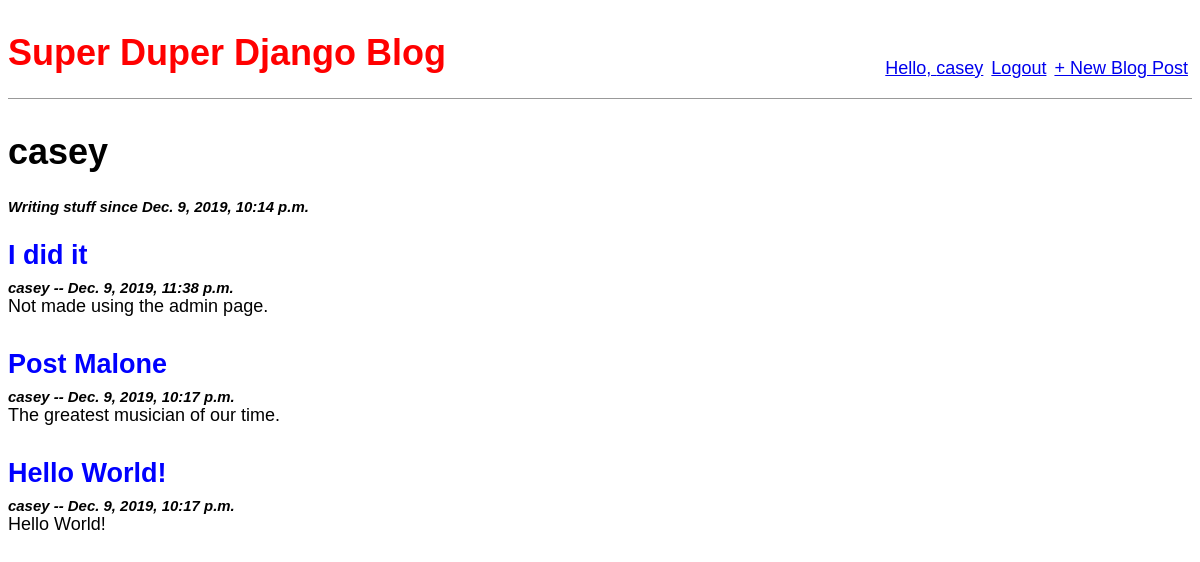
Screenshot of /user/casey/ (signed in) with the database file from the repository.
### posts/models.py (models this page shows, shortened)
class Post(models.Model):
    title = models.CharField(max_length=200)
    author = models.ForeignKey('auth.User', on_delete=models.CASCADE)
    created = models.DateTimeField(auto_now_add=True)
    updated = models.DateTimeField(auto_now=True)
    body = models.TextField()
    class Meta:
        ordering = ['-created']

### users/views.py (the view)
# urls.py: path('<str:username>/', views.UserProfileView.as_view(), name='profile')
class UserProfileView(generic.DetailView):
    model = User
    template_name = 'user_profile.html'
    def get_object(self):
        return get_object_or_404(User, username=self.kwargs['username'])

### templates/user_profile.html
{% extends 'base.html' %}
{% block content %}
<h1>{{ object.username }}</h1>
<h5><em>Writing stuff since {{ object.date_joined }}</em></h5>
{% for post in object.post_set.all %}
    <div class="post-entry">
        <h2><a href="{% url 'posts:detail' post.id %}">{{ post.title }}</a></h2>
        <h5><em>{{ post.author.username }} -- {{ post.created }}</em></h5>
        <p>{{ post.body }}</p>
    </div>
{% endfor %}
{% endblock content %}

### templates/base.html (shortened to what this page needs)
{% load static %}
<!DOCTYPE html>
<html>
    <head>
        <link rel="stylesheet" href="{% static 'css/base.css' %}">
    </head>
    <body>
        <header>
            <div class="nav-left"><h1><a href="{% url 'posts:home' %}">Super Duper Django Blog</h1>
            </div>
            <div class="nav-right">
                {% if user.is_authenticated %}
                <p>Hello, <a href="{% url 'users:profile' request.user.username %}">{{ request.user.username }}</a></p>
                <p><a href="{% url 'logout' %}">Logout</a></p>
                <p><a href="{% url 'posts:new' %}">+ New Blog Post</a></p>
                {% else %}
                <p><a href="{% url 'login' %}">Login</a></p>
                <p><a href="{% url 'users:signup' %}">Sign Up</a></p>
                {% endif %}
            </div>
        </header>
        <div class="container">
            {% block content %}
            {% endblock content %}
        </div>
    </body>
</html>

### static/css/base.css (style rules this page uses)
body { font-family: 'Source Sans Pro', sans-serif; font-size: 18px; }
header { border-bottom: 1px solid #999; margin-bottom: 2rem; display: flex; }
header h1 a { color: red; text-decoration: none; }
.nav-left { margin-right: auto; }
.nav-right { display: flex; padding-top: 2rem; }
.nav-right p { margin-left: .25rem; margin-right: .25rem; }
.post-entry { margin-bottom: 2rem; }
.post-entry h2 { margin: 0.5rem 0; }
.post-entry h2 a, .post-entry h2 a:visited { color: blue; text-decoration: none; }
.post-entry h5, .post-entry h6 { margin-top: 0; margin-bottom: 0; }
.post-entry p { margin: 0; font-weight: 400; }

### rows the page displays
Post: title "I did it", author.username "casey", created "Dec. 9, 2019, 11:38 p.m.", body "Not made using the admin page."
Post: title "Post Malone", author.username "casey", created "Dec. 9, 2019, 10:17 p.m.", body "The greatest musician of our time."
Post: title "Hello World!", author.username "casey", created "Dec. 9, 2019, 10:17 p.m.", body "Hello World!"

### other values shown
{{ request.user.username }} "casey"
{{ object.username }} "casey"
{{ object.date_joined }} "Dec. 9, 2019, 10:14 p.m."
